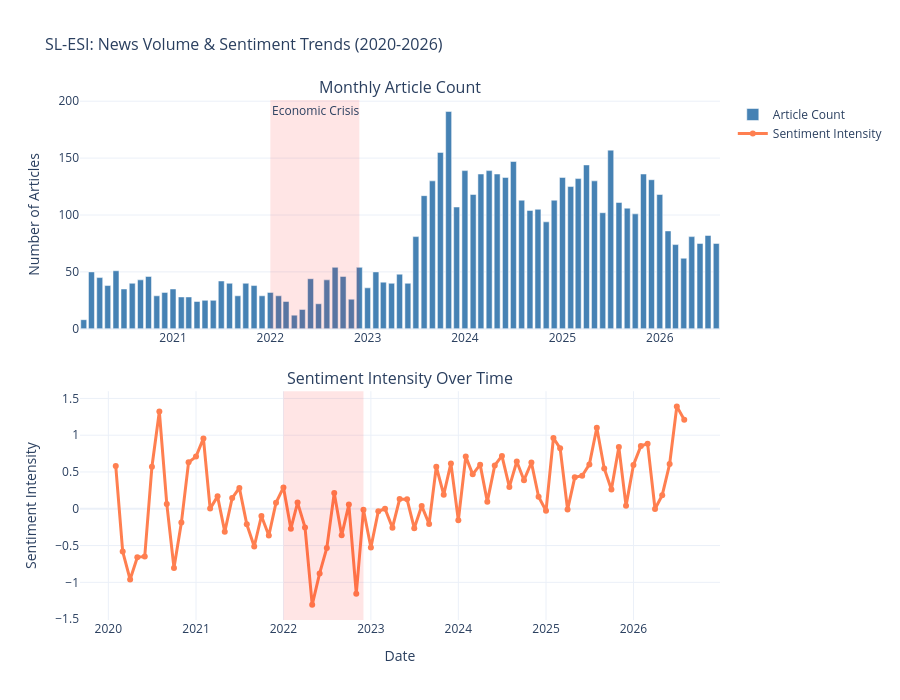

Source (notebook cell):
### Markdown cell above
3.1 Sentiment Distribution Over Time

### Code cell
# Create visualization
fig = make_subplots(rows=2, cols=1, 
                    subplot_titles=('Monthly Article Count', 'Sentiment Intensity Over Time'),
                    vertical_spacing=0.12)

# Article count
fig.add_trace(
    go.Bar(x=monthly_index['year_month'], y=monthly_index['article_count'],
           name='Article Count', marker_color='steelblue'),
    row=1, col=1
)

# Sentiment intensity
fig.add_trace(
    go.Scatter(x=monthly_index['year_month'], y=monthly_index['sentiment_intensity'],
               name='Sentiment Intensity', mode='lines+markers',
               line=dict(color='coral', width=3),
               marker=dict(size=6)),
    row=2, col=1
)

# Add crisis period highlight
fig.add_vrect(x0="2022-01", x1="2022-12", 
              annotation_text="Economic Crisis", 
              annotation_position="top left",
              fillcolor="red", opacity=0.1, line_width=0,
              row=1, col=1)
fig.add_vrect(x0="2022-01", x1="2022-12",
              fillcolor="red", opacity=0.1, line_width=0,
              row=2, col=1)

fig.update_layout(
    height=700,
    showlegend=True,
    template='plotly_white',
    title_text="SL-ESI: News Volume & Sentiment Trends (2020-2026)",
    title_font_size=16
)

fig.update_xaxes(title_text="Date", row=2, col=1)
fig.update_yaxes(title_text="Number of Articles", row=1, col=1)
fig.update_yaxes(title_text="Sentiment Intensity", row=2, col=1)

fig.show()

### Figure 1 — Plotly figure (JSON) as saved in the notebook; plotly's stock layout.template omitted (floating-point values rounded to 4 significant figures)
{"data": [{"marker": {"color": "steelblue"}, "name": "Article Count", "type": "bar", "x": ["2020-02", "2020-03", "2020-04", "2020-05", "2020-06", "2020-07", "2020-08", "2020-09", "2020-10", "2020-11", "2020-12", "2021-01", "2021-02", "2021-03", "2021-04", "2021-05", "2021-06", "2021-07", "2021-08", "2021-09", "2021-10", "2021-11", "2021-12", "2022-01", "2022-02", "2022-03", "2022-04", "2022-05", "2022-06", "2022-07", "2022-08", "2022-09", "2022-10", "2022-11", "2022-12", "2023-01", "2023-02", "2023-03", "2023-04", "2023-05", "2023-06", "2023-07", "2023-08", "2023-09", "2023-10", "2023-11", "2023-12", "2024-01", "2024-02", "2024-03", "2024-04", "2024-05", "2024-06", "2024-07", "2024-08", "2024-09", "2024-10", "2024-11", "2024-12", "2025-01", "2025-02", "2025-03", "2025-04", "2025-05", "2025-06", "2025-07", "2025-08", "2025-09", "2025-10", "2025-11", "2025-12", "2026-01", "2026-02", "2026-03", "2026-04", "2026-05", "2026-06", "2026-07", "2026-08"], "xaxis": "x", "y": [8, 50, 45, 38, 51, 35, 40, 43, 46, 29, 32, 35, 28, 28, 24, 25, 25, 42, 40, 29, 40, 38, 29, 32, 29, 24, 12, 17, 44, 22, 43, 54, 46, 26, 54, 36, 50, 41, 40, 48, 40, 81, 117, 130, 155, 191, 107, 139, 118, 136, 139, 136, 133, 147, 113, 104, 105, 94, 113, 133, 125, 132, 144, 130, 102, 157, 111, 106, 101, 136, 131, 118, 86, 74, 62, 81, 75, 82, 75], "yaxis": "y"}, {"line": {"color": "coral", "width": 3}, "marker": {"size": 6}, "mode": "lines+markers", "name": "Sentiment Intensity", "type": "scatter", "x": ["2020-02", "2020-03", "2020-04", "2020-05", "2020-06", "2020-07", "2020-08", "2020-09", "2020-10", "2020-11", "2020-12", "2021-01", "2021-02", "2021-03", "2021-04", "2021-05", "2021-06", "2021-07", "2021-08", "2021-09", "2021-10", "2021-11", "2021-12", "2022-01", "2022-02", "2022-03", "2022-04", "2022-05", "2022-06", "2022-07", "2022-08", "2022-09", "2022-10", "2022-11", "2022-12", "2023-01", "2023-02", "2023-03", "2023-04", "2023-05", "2023-06", "2023-07", "2023-08", "2023-09", "2023-10", "2023-11", "2023-12", "2024-01", "2024-02", "2024-03", "2024-04", "2024-05", "2024-06", "2024-07", "2024-08", "2024-09", "2024-10", "2024-11", "2024-12", "2025-01", "2025-02", "2025-03", "2025-04", "2025-05", "2025-06", "2025-07", "2025-08", "2025-09", "2025-10", "2025-11", "2025-12", "2026-01", "2026-02", "2026-03", "2026-04", "2026-05", "2026-06", "2026-07", "2026-08"], "xaxis": "x2", "y": [0.5801, -0.5817, -0.9614, -0.6599, -0.6487, 0.5717, 1.322, 0.06508, -0.8038, -0.1874, 0.6323, 0.7093, 0.9564, 0.002225, 0.1687, -0.3131, 0.1458, 0.2837, -0.2117, -0.5132, -0.09834, -0.3637, 0.08177, 0.2908, -0.2706, 0.08358, -0.2533, -1.305, -0.8789, -0.533, 0.2151, -0.3614, 0.05713, -1.154, -0.01434, -0.527, -0.03356, 0.0002738, -0.2571, 0.1317, 0.1278, -0.2638, 0.03848, -0.2056, 0.571, 0.1915, 0.6164, -0.1558, 0.7088, 0.4676, 0.6, 0.09691, 0.5889, 0.7182, 0.2971, 0.6424, 0.3884, 0.6294, 0.1638, -0.02779, 0.9621, 0.8211, -0.01124, 0.4276, 0.4493, 0.6031, 1.101, 0.5485, 0.2625, 0.8388, 0.03937, 0.5954, 0.8536, 0.8847, -0.00288, 0.1853, 0.6085, 1.392, 1.21], "yaxis": "y2"}], "layout": {"annotations": [{"font": {"size": 16}, "showarrow": false, "text": "Monthly Article Count", "x": 0.5, "xanchor": "center", "xref": "paper", "y": 1, "yanchor": "bottom", "yref": "paper"}, {"font": {"size": 16}, "showarrow": false, "text": "Sentiment Intensity Over Time", "x": 0.5, "xanchor": "center", "xref": "paper", "y": 0.44, "yanchor": "bottom", "yref": "paper"}, {"showarrow": false, "text": "Economic Crisis", "x": "2022-01", "xanchor": "left", "xref": "x", "y": 1, "yanchor": "top", "yref": "y domain"}], "height": 700, "shapes": [{"fillcolor": "red", "line": {"width": 0}, "opacity": 0.1, "type": "rect", "x0": "2022-01", "x1": "2022-12", "xref": "x", "y0": 0, "y1": 1, "yref": "y domain"}, {"fillcolor": "red", "line": {"width": 0}, "opacity": 0.1, "type": "rect", "x0": "2022-01", "x1": "2022-12", "xref": "x2", "y0": 0, "y1": 1, "yref": "y2 domain"}], "showlegend": true, "title": {"font": {"size": 16}, "text": "SL-ESI: News Volume & Sentiment Trends (2020-2026)"}, "xaxis": {"anchor": "y", "domain": [0, 1]}, "xaxis2": {"anchor": "y2", "domain": [0, 1], "title": {"text": "Date"}}, "yaxis": {"anchor": "x", "domain": [0.56, 1], "title": {"text": "Number of Articles"}}, "yaxis2": {"anchor": "x2", "domain": [0, 0.44], "title": {"text": "Sentiment Intensity"}}}}
